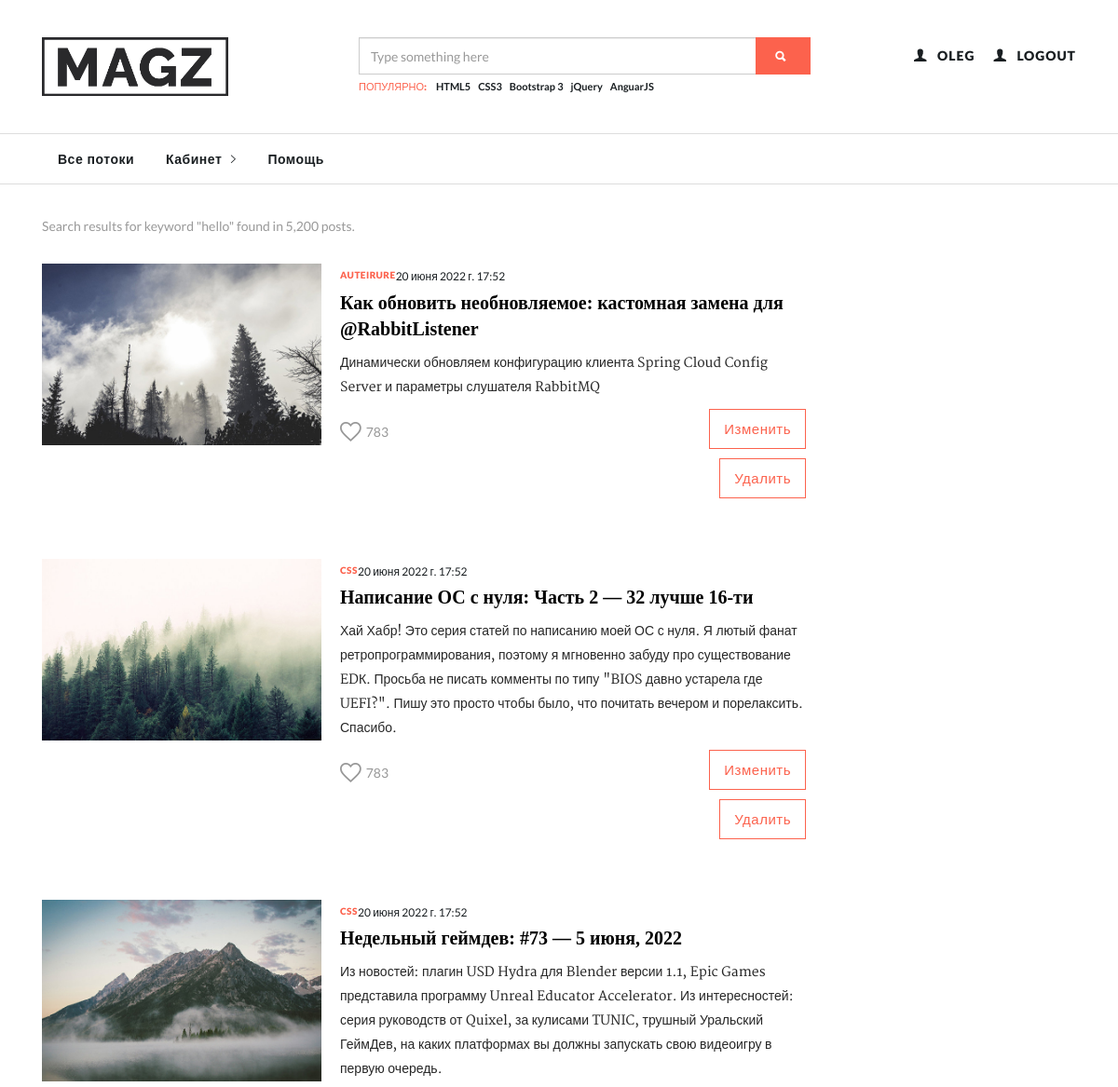
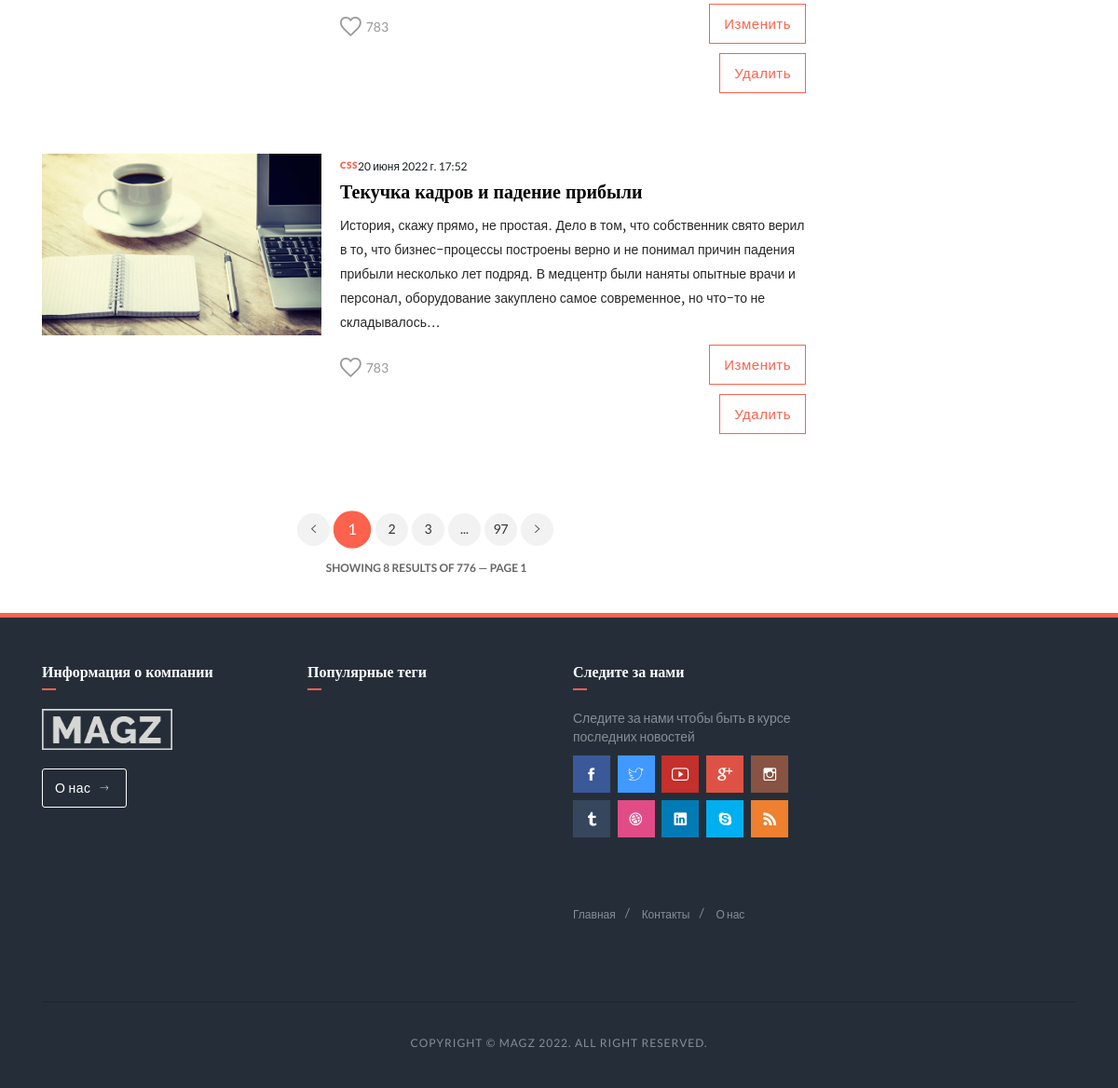
/auth/list_article/ (signed in), run on the app's committed database (2 pictures, top to bottom).
### personal_account/models.py (models this page shows, shortened)
class User(AbstractUser):
    foto = models.ImageField(upload_to='user_foto', verbose_name='Фото', blank=True)
    description = models.TextField(verbose_name='О себе', blank=True)
    is_admin = models.BooleanField(default=False)
    is_moder = models.BooleanField(default=False)
    birthday = models.DateField(verbose_name='День рождения', null=True)
    total_likes = models.IntegerField(verbose_name='Кол-во лайков автора', default=0)

### mainapp/models.py (models this page shows, shortened)
class Article(models.Model):
    category = models.ForeignKey(Category, on_delete=models.CASCADE, verbose_name='Категория')
    user = models.ForeignKey(User, on_delete=models.CASCADE, verbose_name='Автор')
    tag = models.ForeignKey(Tag, on_delete=models.PROTECT, blank=True, null=True, verbose_name='Тэг')
    title = models.CharField(verbose_name='Заголовок', max_length=250)
    short_desc = models.CharField(verbose_name='Краткое описание', max_length=500, blank=True)
    body = models.TextField(verbose_name='Текст')
    image = models.ImageField(upload_to='image_article', verbose_name='Фото', blank=True)
    like = models.BigIntegerField(verbose_name='Количество лайков', default=0)
    created_at = models.DateTimeField(auto_now_add=True, verbose_name='Дата создания')
    is_active = models.BooleanField(default=True)
    likes = models.ManyToManyField(User, related_name='liked_articles')

class Tag(models.Model):
    title = models.CharField(verbose_name='Название', max_length=20)
    is_active = models.BooleanField(default=True)
    def __str__(self):
        return self.title

### personal_account/views.py (the view)
# urls.py: path('list_article/', ListArticle.as_view(), name='list_article'),
class ListArticle(ListView):
    model = Article
    template_name = 'personal_account/article_list.html'
    def get_queryset(self):
        return Article.objects.filter(user=self.request.user)

### personal_account/templates/personal_account/article_list.html (shortened to what this page needs)
{% extends 'mainapp/base.html' %}
{% load static %}
{% block content %}
<body>
<section class="search">
    <div class="container">
        <div class="row">
            <div class="col-md-9">
                <div class="search-result">
                    Search results for keyword "hello" found in 5,200 posts.
                </div>
                <div class="row">
                    {% for object in object_list %}
                    {% if object.is_active %}
                    <article class="col-md-12 article-list">
                        <div class="inner ">
                            <figure>
                                <img src="/media/{{ object.image }}">
                            </figure>
                            <div class="details ">
                                <div class="detail">
                                    <div class="category">
                                        <a href="#">{{ object.tag }}</a>
                                    </div>
                                    <time>{{ object.created_at }}</time>
                                </div>
                                <h1><a href="{% url 'mainapp:article' object.pk %}">{{ object.title }}</a>
                                </h1>
                                <p>
                                    {{ object.short_desc }}
                                </p>
                                <footer>
                                    <a href="#" class="love"><i class="ion-android-favorite-outline"></i>
                                        <div>783</div>
                                    </a>
                                    <ul>
                                        <a class="btn btn-primary more"
                                           href="{% url 'personal_account:edit_article' object.pk %}">
                                            <div>Изменить</div>
                                        </a>
                                    </ul>
                                    <ul>
                                        <a class="btn btn-primary more"
                                           href="{% url 'personal_account:delete_article' object.pk %}">
                                            <div>Удалить</div>
                                        </a>
                                    </ul>
                                </footer>
                            </div>
                        </div>
                    </article>
                {% endif %}
                {% endfor %}
                <div class="col-md-12 text-center">
                    <ul class="pagination">
                        <li class="prev"><a href="#"><i class="ion-ios-arrow-left"></i></a></li>
                        <li class="active"><a href="#">1</a></li>
                        <li><a href="#">2</a></li>
                        <li><a href="#">3</a></li>
                        <li><a href="#">...</a></li>
                        <li><a href="#">97</a></li>
                        <li class="next"><a href="#"><i class="ion-ios-arrow-right"></i></a></li>
                    </ul>
                    <div class="pagination-help-text">
                        Showing 8 results of 776 &mdash; Page 1
                    </div>
                </div>
            </div>
        </div>
    </div>
    </div>
</section>
{% endblock %}

### mainapp/templates/mainapp/includes/inc_header.html (shortened to what this page needs)
{% load static %}
<div class="firstbar">
    <div class="container">
        <div class="row">
            <div class="col-md-3 col-sm-12">
                <div class="brand">
                    <a href="{% url 'mainapp:index' %}">
                        <img src="{% static 'images/logo.png' %}" alt="Magz Logo">
                    </a>
                </div>
            </div>
            <div class="col-md-6 col-sm-12">
                <form class="search" autocomplete="off" action="{% url 'search:search_results' %}" method="get">
                    <div class="form-group">
                        <div class="input-group">
                            <input type="text" name="q" class="form-control" placeholder="Type something here" value="{{ search_data }}">
                            <div class="input-group-btn">
                                <button class="btn btn-primary"><i class="ion-search"></i></button>
                            </div>
                        </div>
                    </div>
                    <div class="help-block">
                        <div>Популярно:</div>
                        <ul>
                            <li><a href="#">HTML5</a></li>
                            <li><a href="#">CSS3</a></li>
                            <li><a href="#">Bootstrap 3</a></li>
                            <li><a href="#">jQuery</a></li>
                            <li><a href="#">AnguarJS</a></li>
                        </ul>
                    </div>
                </form>
            </div>
            <div class="col-md-3 col-sm-12 text-right">
                <ul class="nav-icons">
                    {% if user.is_authenticated %}
                        <li><a href="{% url "personal_account:user" %}"><i class="ion-person"></i>
                            <div>{{ user.first_name|default:'Пользователь' }}</div>
                        </a></li>
                        <li><a href="{% url 'personal_account:logout' %}"><i class="ion-person"></i>
                            <div>Logout</div>
                        </a></li>
                    {% endif %}
                </ul>
            </div>
        </div>
    </div>
</div>

### static/css/skins/all.css (style rules this page uses)
.skin-orange a { color: #FC624D; }
.skin-orange .pagination li.active a { background-color: #FC624D; }
.skin-orange .btn-primary { background-color: #FC624D; color: #fff; border-color: #FC624D; }
.skin-orange .firstbar .search .help-block div { color: #FC624D; }
.skin-orange article .category a { color: #FC624D; }
.skin-orange article footer .btn-primary { background-color: transparent; border-color: #FC624D; color: #FC624D; }
.skin-orange .love { color: #989898; }

### data on the page
User: first_name "OLEG"
Article: image (picture), tag "AUTEIRURE", created_at "20 июня 2022 г. 17:52", title "Как обновить необновляемое: кастомная замена для @RabbitListener", short_desc "Динамически обновляем конфигурацию клиента Spring Cloud Config Server и параметры слушателя RabbitMQ"
Article: image (picture), tag "CSS", created_at "20 июня 2022 г. 17:52", title "Написание ОС с нуля: Часть 2 — 32 лучше 16-ти", short_desc "Хай Хабр! Это серия статей по написанию моей ОС с нуля. Я лютый фанат ретропрограммирования, поэтому я мгновенно забуду про существование EDК. Просьба не писать комменты по типу \"BIOS давно устарела где UEFI?\". Пишу это просто чтобы было, что почитать вечером и порелаксить. Спасибо."
Article: image (picture), tag "CSS", created_at "20 июня 2022 г. 17:52", title "Недельный геймдев: #73 — 5 июня, 2022", short_desc "Из новостей: плагин USD Hydra для Blender версии 1.1, Epic Games представила программу Unreal Educator Accelerator. Из интересностей: серия руководств от Quixel, за кулисами TUNIC, трушный Уральский ГеймДев, на каких платформах вы должны запускать свою видеоигру в первую очередь."
Article: image (picture), tag "CSS", created_at "20 июня 2022 г. 17:52", title "Текучка кадров и падение прибыли", short_desc "История, скажу прямо, не простая. Дело в том, что собственник свято верил в то, что бизнес-процессы построены верно и не понимал причин падения прибыли несколько лет подряд. В медцентр были наняты опытные врачи и персонал, оборудование закуплено самое современное, но что-то не складывалось…"
